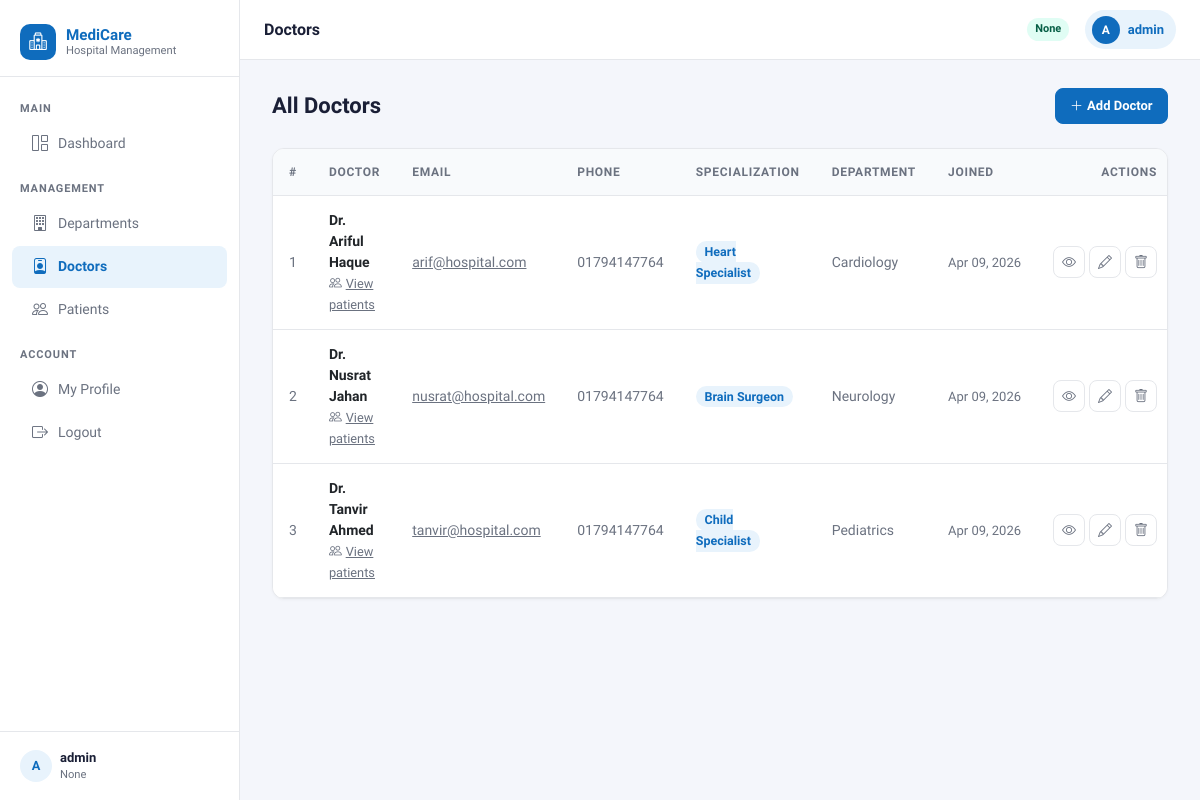
Page /doctor-list/ (signed in) on the earlier database version.
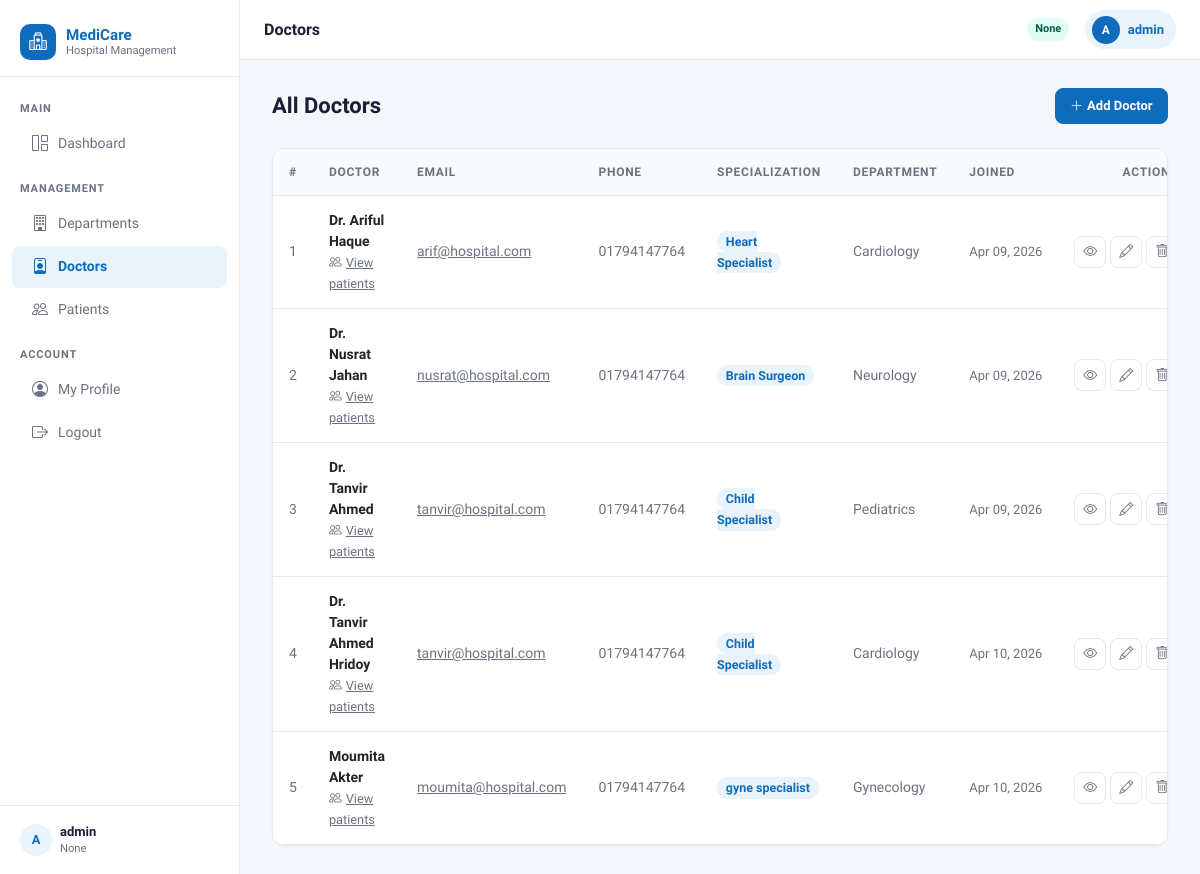
Same page on the later database version.
### myapp/models.py (models this page shows, shortened)
class UserInfoModel(AbstractUser):
    USER_TYPE = [
        ("Admin", "Admin"),
        ("Doctor", "Doctor"),
        ("Patient", "Patient"),
    ]
    full_name = models.CharField(max_length=100, null=True)
    address = models.TextField(null=True)
    user_type = models.CharField(choices=USER_TYPE, max_length=20, null=True)

class DoctorModel(models.Model):
    name = models.CharField(max_length=120, null=True)
    email = models.EmailField(max_length=120, null=True)
    phone = models.CharField(max_length=100, null=True)
    specialization = models.CharField(max_length=100, null=True)
    department = models.ForeignKey(DepartmentModel, on_delete=models.CASCADE)
    joining_date = models.DateField(auto_now_add=True, null=True)

class DepartmentModel(models.Model):
    name = models.CharField(max_length=100, null=True)
    description = models.TextField(null=True)
    created_at = models.DateTimeField(auto_now_add=True, null=True)
    def __str__(self):
        return self.name

### myapp/views.py (the view)
# urls.py: path("doctor-list/", doctor_list, name="doctor_list"),
@login_required
def doctor_list(request):
    form_data = DoctorModel.objects.all()
    context = {
        "form_data": form_data,
        "heading": "All Doctor Info",
        "title": "Doctor List",
    }
    return render(request, "doctor/doctor_list.html", context)

### myapp/templates/doctor/doctor_list.html (shortened to what this page needs)
{% extends 'master/base.html' %}
{% block nav_doc %}active{% endblock %}
{% block page_title %}Doctors{% endblock %}
{% block blockname %}
<div class="page-header">
  <h1>All Doctors</h1>
  {% if request.user.user_type != 'Patient' %}
    <a href="{% url 'add_doctor' %}" class="btn btn-primary">
      <i class="bi bi-plus-lg me-1"></i>Add Doctor
    </a>
  {% endif %}
</div>
{% if form_data %}
<div class="table-card">
  <table class="table table-hover">
    <thead>
      <tr>
        <th>#</th>
        <th>Doctor</th>
        <th>Email</th>
        <th>Phone</th>
        <th>Specialization</th>
        <th>Department</th>
        <th>Joined</th>
        {% if request.user.user_type != 'Patient' %}
          <th class="text-end">Actions</th>
        {% endif %}
      </tr>
    </thead>
    <tbody>
      {% for doctor in form_data %}
        <tr>
          <td class="text-muted">{{ forloop.counter }}</td>
          <td>
            <div class="fw-semibold">{{ doctor.name }}</div>
            {% if request.user.user_type != 'Patient' %}
              <a href="{% url 'view_doctor' doctor.id %}" style="font-size:.8rem;" class="text-muted">
                <i class="bi bi-people me-1"></i>View patients
              </a>
            {% endif %}
          </td>
          <td><a href="mailto:{{ doctor.email }}" class="text-muted">{{ doctor.email }}</a></td>
          <td class="text-muted">{{ doctor.phone }}</td>
          <td>
            <span style="background:#e8f3fc;color:#0f6cbd;padding:.2rem .55rem;border-radius:999px;font-size:.78rem;font-weight:600;">
              {{ doctor.specialization }}
            </span>
          </td>
          <td class="text-muted">{{ doctor.department }}</td>
          <td class="text-muted" style="font-size:.8125rem;white-space:nowrap;">{{ doctor.joining_date|date:"M d, Y" }}</td>
          {% if request.user.user_type != 'Patient' %}
            <td class="text-end">
              <div class="d-flex justify-content-end gap-1">
                <a href="{% url 'view_doctor' doctor.id %}" class="btn-icon" title="View patients">
                  <i class="bi bi-eye"></i>
                </a>
                <a href="{% url 'edit_doctor' doctor.id %}" class="btn-icon" title="Edit">
                  <i class="bi bi-pencil"></i>
                </a>
                <a href="{% url 'delete_doctor' doctor.id %}"
                   class="btn-icon danger"
                   title="Delete"
                   onclick="return confirm('Delete Dr. {{ doctor.name }}? This cannot be undone.')">
                  <i class="bi bi-trash"></i>
                </a>
              </div>
            </td>
          {% endif %}
        </tr>
      {% endfor %}
    </tbody>
  </table>
</div>
{% endif %}
{% endblock %}

### myapp/templates/master/base.html (shortened to what this page needs)
<!doctype html>
<html lang="en">
  <head>
    <link href="https://cdn.jsdelivr.net/npm/bootstrap@5.3.0/dist/css/bootstrap.min.css" rel="stylesheet">
    <link href="https://cdn.jsdelivr.net/npm/bootstrap-icons@1.11.0/font/bootstrap-icons.css" rel="stylesheet">
  </head>
  <body>
    <aside class="sidebar" id="sidebar">
      <a class="sidebar-brand" href="{% url 'home' %}">
        <div class="brand-icon"><i class="bi bi-hospital"></i></div>
        <div class="brand-text">
          MediCare
          <small>Hospital Management</small>
        </div>
      </a>
      <nav class="sidebar-nav">
        <div class="nav-section-label">Main</div>
        <a class="sidebar-link {% block nav_dashboard %}{% endblock %}" href="{% url 'dashboard' %}">
          <i class="bi bi-grid-1x2"></i> Dashboard
        </a>
        <div class="nav-section-label mt-2">Management</div>
        <a class="sidebar-link {% block nav_dept %}{% endblock %}" href="{% url 'department_list' %}">
          <i class="bi bi-building"></i> Departments
        </a>
        <a class="sidebar-link {% block nav_doc %}{% endblock %}" href="{% url 'doctor_list' %}">
          <i class="bi bi-person-badge"></i> Doctors
        </a>
        <a class="sidebar-link {% block nav_pat %}{% endblock %}" href="{% url 'patient_list' %}">
          <i class="bi bi-people"></i> Patients
        </a>
        <div class="nav-section-label mt-2">Account</div>
        <a class="sidebar-link {% block nav_profile %}{% endblock %}" href="{% url 'profile' %}">
          <i class="bi bi-person-circle"></i> My Profile
        </a>
        <a class="sidebar-link" href="{% url 'logout_page' %}">
          <i class="bi bi-box-arrow-right"></i> Logout
        </a>
      </nav>
      {% if request.user.is_authenticated %}
      <div class="sidebar-footer">
        <div class="d-flex align-items-center gap-2">
          <div style="width:32px;height:32px;background:var(--primary-light);border-radius:50%;display:flex;align-items:center;justify-content:center;color:var(--primary);font-weight:700;font-size:.8rem;">
            {{ request.user.username|first|upper }}
          </div>
          <div>
            <div style="font-size:.8125rem;font-weight:600;color:var(--text-main);">{{ request.user.full_name|default:request.user.username }}</div>
            <div style="font-size:.7rem;color:var(--text-muted);">{{ request.user.user_type }}</div>
          </div>
        </div>
      </div>
      {% endif %}
    </aside>
    <header class="topbar">
      <span class="topbar-title">{% block page_title %}{{ heading|default:"Dashboard" }}{% endblock %}</span>
      {% if request.user.is_authenticated %}
        <span class="role-badge">{{ request.user.user_type }}</span>
        <a href="{% url 'profile' %}" class="user-badge text-decoration-none">
          <div class="avatar">{{ request.user.username|first|upper }}</div>
          {{ request.user.username }}
        </a>
      {% endif %}
    </header>
    <main class="main-content">
      <div class="page-body">
        {% block blockname %}{% endblock %}
      </div>
    </main>
  </body>
</html>

### myapp/templates/master/base.html (style rules this page uses)
:root { --primary: #0f6cbd; --primary-light: #e8f3fc; --accent: #00b4a0; --danger: #d93025; --warning: #f59e0b; --text-main: #1a1f36; --text-muted: #6b7280; --border: #e5e7eb; --bg-body: #f4f6fb; --card-bg: #ffffff; --sidebar-w: 240px; }
*, *::before, *::after { box-sizing: border-box; }
body { font-family: 'Plus Jakarta Sans', sans-serif; background: var(--bg-body); color: var(--text-main); margin: 0; min-height: 100vh; }
.sidebar { position: fixed; top: 0; left: 0; bottom: 0; width: var(--sidebar-w); background: #ffffff; border-right: 1px solid var(--border); display: flex; flex-direction: column; z-index: 1000; transition: transform .25s ease; }
.sidebar-brand { padding: 1.5rem 1.25rem 1rem; border-bottom: 1px solid var(--border); display: flex; align-items: center; gap: .625rem; text-decoration: none; color: var(--text-main); }
.sidebar-brand .brand-icon { width: 36px; height: 36px; background: var(--primary); border-radius: 10px; display: flex; align-items: center; justify-content: center; color: #fff; font-size: 1.1rem; flex-shrink: 0; }
.sidebar-brand .brand-text { font-size: .95rem; font-weight: 700; line-height: 1.2; }
.sidebar-brand .brand-text small { display: block; font-weight: 400; font-size: .7rem; color: var(--text-muted); }
.sidebar-nav { flex: 1; padding: 1rem 0; overflow-y: auto; }
.nav-section-label { font-size: .6875rem; font-weight: 600; text-transform: uppercase; letter-spacing: .08em; color: var(--text-muted); padding: .5rem 1.25rem .25rem; }
.sidebar-link { display: flex; align-items: center; gap: .625rem; padding: .55rem 1.25rem; color: var(--text-muted); text-decoration: none; font-size: .875rem; font-weight: 500; border-radius: 0; transition: background .15s, color .15s; margin: .1rem .75rem; border-radius: 8px; }
.sidebar-link i { font-size: 1rem; flex-shrink: 0; }
.sidebar-link.active { background: var(--primary-light); color: var(--primary); font-weight: 600; }
.sidebar-footer { padding: 1rem 1.25rem; border-top: 1px solid var(--border); font-size: .8125rem; color: var(--text-muted); }
.topbar { position: fixed; top: 0; left: var(--sidebar-w); right: 0; height: 60px; background: #fff; border-bottom: 1px solid var(--border); display: flex; align-items: center; padding: 0 1.5rem; gap: 1rem; z-index: 999; }
.topbar-title { font-size: 1rem; font-weight: 600; flex: 1; }
.user-badge { display: flex; align-items: center; gap: .5rem; background: var(--primary-light); color: var(--primary); border-radius: 999px; padding: .35rem .75rem .35rem .4rem; font-size: .8125rem; font-weight: 600; }
.user-badge .avatar { width: 28px; height: 28px; background: var(--primary); border-radius: 50%; color: #fff; display: flex; align-items: center; justify-content: center; font-size: .75rem; font-weight: 700; flex-shrink: 0; }
.role-badge { font-size: .6875rem; font-weight: 600; padding: .2rem .5rem; border-radius: 999px; background: #e0fdf4; color: #065f46; }
.main-content { margin-left: var(--sidebar-w); padding-top: 60px; min-height: 100vh; }
.page-body { padding: 1.75rem 2rem; max-width: 1280px; }
.page-header { display: flex; align-items: center; justify-content: space-between; flex-wrap: wrap; gap: 1rem; margin-bottom: 1.5rem; }
.page-header h1 { font-size: 1.375rem; font-weight: 700; margin: 0; }
.table-card { border: 1px solid var(--border); border-radius: 12px; overflow: hidden; background: #fff; box-shadow: 0 1px 3px rgba(0,0,0,.04); }
.table { margin: 0; }
.table thead th { background: #f8fafc; font-size: .75rem; font-weight: 600; text-transform: uppercase; letter-spacing: .06em; color: var(--text-muted); border-bottom: 1px solid var(--border); padding: .875rem 1rem; white-space: nowrap; }
.table tbody td, .table tbody th { padding: .875rem 1rem; vertical-align: middle; border-color: var(--border); font-size: .875rem; }
.btn { font-size: .8125rem; font-weight: 600; border-radius: 8px; padding: .45rem .9rem; transition: all .15s; }
.btn-primary { background: var(--primary); border-color: var(--primary); }
.btn-icon { width: 32px; height: 32px; padding: 0; display: inline-flex; align-items: center; justify-content: center; border-radius: 8px; border: 1px solid var(--border); background: #fff; color: var(--text-muted); transition: all .15s; }
a { color: inherit; }
.text-muted { color: var(--text-muted) !important; }

Differences in the rows shown:
added DoctorModel: name "Dr. Tanvir Ahmed Hridoy", email "tanvir@hospital.com", phone "01794147764", specialization "Child Specialist", department "Cardiology", joining_date "Apr 10, 2026"
added DoctorModel: name "Moumita Akter", email "moumita@hospital.com", phone "01794147764", specialization "gyne specialist", department "Gynecology", joining_date "Apr 10, 2026"
